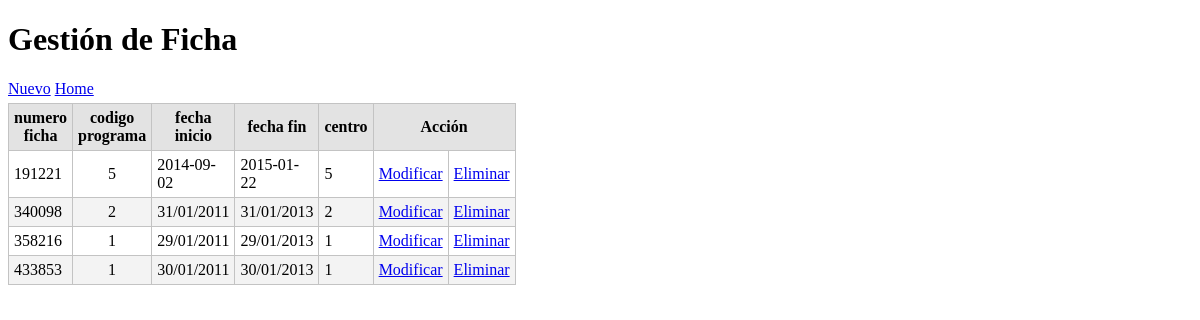
Page /ficha/index.php on the committed database.
### tables this page shows
CREATE TABLE IF NOT EXISTS `ficha` (
  `num_ficha` varchar(20) NOT NULL,
  `cod_prog` varchar(60) DEFAULT NULL,
  `fecha_ini` varchar(20) NOT NULL,
  `fecha_fin` varchar(10) NOT NULL,
  `cod_centro` varchar(30) NOT NULL,
  PRIMARY KEY (`num_ficha`)
);

### ficha/view/viewClass.php (called while the page is built, shortened)
<?php
class  viewCLass{
	static public function renderHTML($view, $args = NULL){
	include_once 'template/'.$view;
	}
}
?>

### librerias/dataBaseClass.php (called while the page is built, shortened)
<?php
class dataBaseClass {
  static private $host = 'localhost';
  static private $port = 3306,
          $dbname = 'bd_dersercion',
          $user = 'root',
          $password = '',
          $driver = 'mysql',
          $instance = NULL;
  static public function getInstance() {
    return self::$instance;
  }
  static private function connect() {
    try {
      $dsn = self::$driver
              . ':host='. self::$host
              . ';port=' . self::$port
              . ';dbname=' . self::$dbname;
      self::$instance = new PDO($dsn, self::$user, self::$password);
      return true;
    } catch (PDOException $e) {
      echo $e->getMessage();
    }
  }
}

### ficha/model/modelClass.php (called while the page is built, shortened)
<?php
class modelClass {
    static public function getAll() {
        try {
            $sql = 'SELECT Ficha.num_ficha, ficha.cod_prog, ficha.fecha_ini, ficha.fecha_fin, ficha.cod_centro from ficha ';
            return dataBaseClass::getinstance()->query($sql)->fetchAll(PDO::FETCH_ASSOC);
        } catch (PDOException $e) {
            return $e;
        }
    }
}
?>

### ficha/view/template/index.php (the view, shortened to what this page needs)
<!DOCTYPE html>
<html lang="es">
  <head>
   <link rel="stylesheet" media="screen" href="css/main.css">
  </head>
  <body>
    <h1>Gestión de Ficha</h1>
    <div id="lnkNuevo">
      <a href="index.php?action=create">Nuevo</a>
      <td><a href="/mitaller" title="Regresar al inicio">Home</a></td>
    </div>
    <table id="tblContenido">
      <thead>
        <tr>
          <th>numero ficha</th>
          <th>codigo programa</th>
          <th>fecha inicio</th>
          <th>fecha fin</th>
          <th>centro</th>
          <th colspan="2">Acción</th>
        </tr>
      </thead>
      <tbody>
        <?php foreach ($datos as $row): ?>
        <tr>
         <td><?php echo $row['num_ficha']; ?></td>
         <td><?php echo $row['cod_prog']; ?></td>
         <td><?php echo $row['fecha_ini']; ?></td>
         <td><?php echo $row['fecha_fin']; ?></td>
         <td><?php echo $row['cod_centro']; ?></td>
         <td><a href="index.php?action=update&amp;id=<?php echo $row['num_ficha'] ?>">Modificar</a></td>
         <td><a  href="index.php?action=delete&amp;id=<?php echo $row['num_ficha'] ?>">Eliminar</a></td>
       </tr>
        <?php endforeach ?>
      </tbody>
    </table>
  </body>
</html>

### ficha/css/main.css (style rules this page uses)
#lnkNuevo { margin-bottom: 5px; }
#tblContenido { border: solid #c3c3c3 1px; width: 400px; border-spacing: 0px; border-collapse: collapse; }
#tblContenido thead tr th { background-color: #e3e3e3; }
#tblContenido tbody tr td, #tblContenido thead tr th { margin: 0px; padding: 0px; border: solid #c3c3c3 1px; padding: 5px; }
#tblContenido tbody tr:nth-child(2n) { background-color: #f3f3f3; }
#tblContenido tbody tr td:last-child, #tblContenido tbody tr td:nth-child(2) { text-align: center; }

### rows in the picture
ficha: num_ficha "191221", cod_prog "5", fecha_ini "2014-09-02", fecha_fin "2015-01-22", cod_centro "5"
ficha: num_ficha "340098", cod_prog "2", fecha_ini "31/01/2011", fecha_fin "31/01/2013", cod_centro "2"
ficha: num_ficha "358216", cod_prog "1", fecha_ini "29/01/2011", fecha_fin "29/01/2013", cod_centro "1"
ficha: num_ficha "433853", cod_prog "1", fecha_ini "30/01/2011", fecha_fin "30/01/2013", cod_centro "1"
